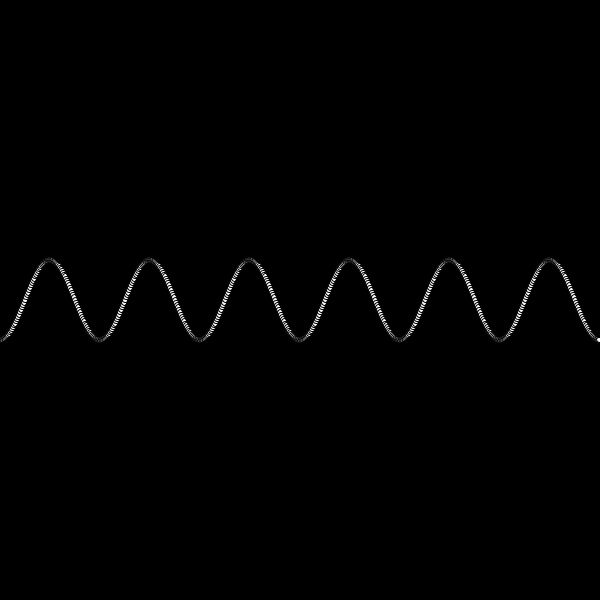
Frame 1 (no input)
Frame 60 (the mouse pressed at the canvas centre just before this capture): identical to frame 1, image omitted
Frame 120 (the mouse held since frame 60 and released just before this capture): identical to frame 1, image omitted

The Processing sketch that drew this single still picture (run headless with seeded random() and noise(); from frame 60 on, the mouse is pressed at the canvas centre):

// Processing sketch: tempo
// ── tempo.pde

long lastPress = millis();
long lastBeat = millis();
int averageTempo = 0; 
int millisPerBeat = 0;

void setup(){
  size(600,600);
}

void draw() {
  background(0);
  checkBeat();
 // ellipse(width/2, height/2, getHeight(),getHeight());
 plotCosine();
}

void keyPressed() {
  if (key == 'g') {
    if(millis() - lastPress < 3000) {
      millisPerBeat = int((millis()-lastPress)*.7 + millisPerBeat * .3);
      averageTempo = int(averageTempo*.3 + (1000*60/(millis() - lastPress))*.7);
    }
    lastPress = millis();
  }
}

void checkBeat() {
  if(millis() - lastBeat > millisPerBeat) {
    lastBeat = millis();
  }
}

float getHeight() {
  if(averageTempo > 20) {
    if(millis() < lastBeat + millisPerBeat/2) {
      return map(millis(), lastBeat, lastBeat + millisPerBeat/2, 0, 200);
    }
    else {
      return map(millis(), lastBeat + millisPerBeat/2.0, lastBeat + millisPerBeat, 200.0, 0.0);
    }
  }
  return 0;
}

void plotCosine() {
  for(int i = 0; i < width; i++) {
    ellipse(i, width/2+40*cos(2*PI/100*i), 5, 5);
  }
}
